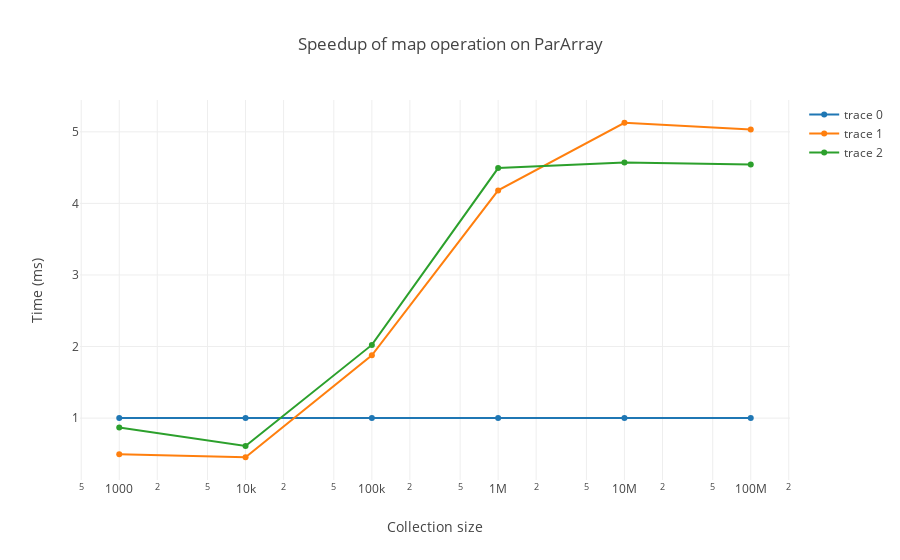

Notebook source saved alongside this figure:
### Code cell
val (x, y) = speedups.get("Sequential").get.unzip
val (x2, y2) = speedups.get("NPartitionsThreshold(256)").get.unzip
val (x3, y3) = speedups.get("NCoresThreshold(cores: 8, partitions: 8)").get.unzip

val sequential = Scatter(x,y);
val partitions256 = Scatter(x2,y2);
val cores8 = Scatter(x3,y3);

val data = Seq(sequential, partitions256, cores8);

val layout = Layout(
    title = "Speedup of map operation on ParArray",
    xaxis = Axis(title = "Collection size", `type` = AxisType.Log),
    yaxis = Axis(title = "Time (ms)", `type` = AxisType.Linear)
);

plot(data, layout = layout)

### Figure 1 — Plotly figure (JSON) as saved in the notebook; plotly's stock layout.template omitted (floating-point values rounded to 4 significant figures)
{"data": [{"type": "scatter", "x": [1000, 10000, 100000, 1000000, 10000000, 100000000], "y": [1, 1, 1, 1, 1, 1]}, {"type": "scatter", "x": [1000, 10000, 100000, 1000000, 10000000, 100000000], "y": [0.4942, 0.4531, 1.877, 4.182, 5.127, 5.031]}, {"type": "scatter", "x": [1000, 10000, 100000, 1000000, 10000000, 100000000], "y": [0.8679, 0.6116, 2.022, 4.494, 4.571, 4.545]}], "layout": {"autosize": true, "title": {"text": "Speedup of map operation on ParArray"}, "xaxis": {"autorange": true, "range": [2.673, 8.327], "title": {"text": "Collection size"}, "type": "log"}, "yaxis": {"autorange": true, "range": [0.06741, 5.513], "title": {"text": "Time (ms)"}, "type": "linear"}}}
